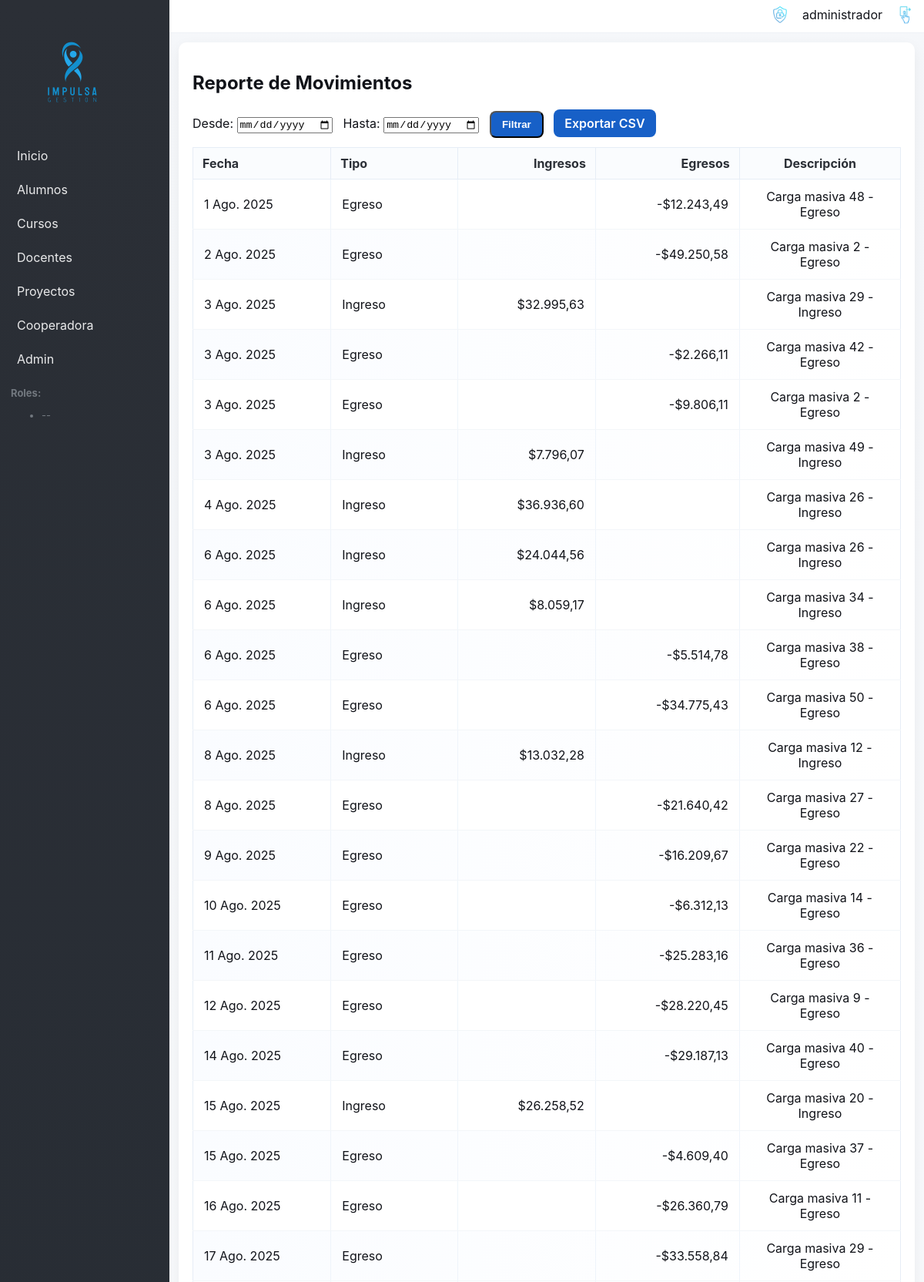
The page /cooperadora/report/ (signed in, upper part) on the database its author committed.
### cooperadora/models.py (models this page shows, shortened)
class Transaction(models.Model):
    INCOME = 'IN'
    EXPENSE = 'EX'
    ADJUSTMENT = 'AJ'
    TYPE_CHOICES = [
        (INCOME, 'Ingreso'),
        (EXPENSE, 'Egreso'),
        (ADJUSTMENT, 'Ajuste'),
    ]
    date = models.DateField()
    type = models.CharField(max_length=2, choices=TYPE_CHOICES)
    amount = models.DecimalField(max_digits=12, decimal_places=2)
    description = models.TextField(blank=True)
    class Meta:
        permissions = [
            ("manage_adjustments", "Can add/change adjustments"),
        ]

### cooperadora/views.py (the view, shortened to what this page needs)
# urls.py: path('report/', views.TransactionReportView.as_view(), name='transaction_report'),
class TransactionReportView(LoginRequiredMixin, PermissionRequiredMixin, View):
    permission_required = 'cooperadora.view_transaction'
    def get(self, request):
        desde = request.GET.get('desde')
        hasta = request.GET.get('hasta')
        fmt = request.GET.get('format')
        qs = Transaction.objects.all().order_by('date')
        errors = []
        if desde:
            d = parse_date(desde)
            if not d:
                errors.append('Fecha "desde" inválida')
            else:
                qs = qs.filter(date__gte=d)
        if hasta:
            h = parse_date(hasta)
            if not h:
                errors.append('Fecha "hasta" inválida')
            else:
                qs = qs.filter(date__lte=h)
        rows = []
        total_income = Decimal('0')
        total_expense = Decimal('0')
        for t in qs:
            amt = t.amount
            income_col = None
            expense_col = None
            if t.type == Transaction.INCOME:
                income_col = amt
                total_income += Decimal(amt)
            elif t.type == Transaction.EXPENSE:
                expense_col = -Decimal(amt)
                total_expense += -Decimal(amt)
            rows.append({
                'date': t.date,
                'type': t.get_type_display(),
                'income': income_col,
                'expense': expense_col,
                'description': t.description or '',
            })
        total_general = total_income + total_expense
        return render(request, 'cooperadora/report.html', {
            'transactions': rows,
            'errors': errors,
            'desde': desde or '',
            'hasta': hasta or '',
            'total_income': total_income,
            'total_expense': total_expense,
            'total_general': total_general,
        })

### cooperadora/templatetags/money_filters.py (called while the page is built)
@register.filter()
def money(value, currency='ARS'):
    try:
        val = float(value)
    except Exception:
        return value
    symbols = {
        'ARS': '$',
        'USD': 'US$'
    }
    symbol = symbols.get(str(currency).upper(), str(currency))
    negative = val < 0
    val = abs(val)
    s = f"{val:,.2f}"
    s = s.replace(',', 'X').replace('.', ',').replace('X', '.')
    if negative:
        return f"-{symbol}{s}"
    return f"{symbol}{s}"

### templates/cooperadora/report.html (shortened to what this page needs)
{% extends 'base.html' %}
{% load money_filters %}
{% block content %}
<h2>Reporte de Movimientos</h2>
<form method="get" class="form-inline">
  <label>Desde: <input type="date" name="desde" value="{{ desde }}"></label>
  <label>Hasta: <input type="date" name="hasta" value="{{ hasta }}"></label>
  <button class="btn" type="submit">Filtrar</button>
  <a class="btn" href="?{% if desde %}desde={{ desde }}&{% endif %}{% if hasta %}hasta={{ hasta }}&{% endif %}format=csv">Exportar CSV</a>
</form>
<div class="table-wrapper">
  <table class="table">
  <thead>
    <tr>
      <th>Fecha</th>
      <th>Tipo</th>
      <th style="text-align:right">Ingresos</th>
      <th style="text-align:right">Egresos</th>
      <th>Descripción</th>
    </tr>
  </thead>
  <tbody>
    {% for r in transactions %}
      <tr>
        <td>{{ r.date }}</td>
        <td>{{ r.type }}</td>
  <td style="text-align:right">{% if r.income %}{{ r.income|money }}{% else %}&nbsp;{% endif %}</td>
  <td style="text-align:right">{% if r.expense %}{{ r.expense|money }}{% else %}&nbsp;{% endif %}</td>
        <td>{{ r.description }}</td>
      </tr>
    {% empty %}
      <tr><td colspan="5">No hay transacciones para el rango seleccionado.</td></tr>
    {% endfor %}
  </tbody>
  </table>
</div>
{% endblock %}

### templates/base.html (shortened to what this page needs)
{% load static %}
<!doctype html>
<html lang="es">
  <head>
  <link rel="stylesheet" href="{% static 'css/site.css' %}?v=2">
  </head>
  <body>
    <div class="layout">
  <aside class="sidebar" id="site-sidebar" aria-hidden="true">
        <div class="sidebar-brand">
          <a href="/"><img src="{% static 'FullLogo_Transparent.png' %}" alt="Impulsa"/></a>
        </div>
        <nav class="sidebar-nav">
          <a href="/">Inicio</a>
          {% if user.is_authenticated and user.is_superuser or user.is_authenticated and 'students.view_student' in user_perms %}
            <a href="/students/">Alumnos</a>
          {% endif %}
          {% if user.is_authenticated and user.is_superuser or user.is_authenticated and 'courses.view_course' in user_perms %}
            <a href="/courses/">Cursos</a>
          {% endif %}
          {% if user.is_authenticated and user.is_superuser or user.is_authenticated and 'teachers.view_teacher' in user_perms %}
            <a href="/teachers/">Docentes</a>
          {% endif %}
          {% if user.is_authenticated and user.is_superuser or user.is_authenticated and 'projects.view_project' in user_perms %}
            <a href="/projects/">Proyectos</a>
          {% endif %}
          {% if user.is_authenticated and user.is_superuser or user.is_authenticated and 'cooperadora.view_transaction' in user_perms %}
            <a href="/cooperadora/">Cooperadora</a>
          {% endif %}
          {% if user.is_superuser %}
            <a href="/admin/">Admin</a>
          {% endif %}
        </nav>
        <div class="sidebar-roles">
          {% if user.is_authenticated %}
            <strong>Roles:</strong>
            <ul>
              {% for r in user_roles %}<li>{{ r }}</li>{% empty %}<li>--</li>{% endfor %}
            </ul>
          {% endif %}
        </div>
      </aside>
      <div class="main-area">
        <header class="topbar">
          <div class="container topbar-inner">
            <div class="top-actions">
              <div class="user-menu">
                  {% if user.is_authenticated %}
                    <div class="user-auth">
                      <img src="{% static 'Acceso_garantizado.png' %}" alt="Acceso garantizado" class="accesso-icon" aria-hidden="true"/>
                      <span class="user-name">{{ user.username }}</span>
                      <a href="{% url 'core:logout' %}" title="Salir" class="logout-link">
                        <img src="{% static 'Salir.png' %}" alt="Salir" class="logout-icon" />
                      </a>
                    </div>
                  {% else %}
                    <a href="{% url 'core:login' %}" title="Ingresar">
                      <img src="{% static 'Accesso.png' %}" alt="Ingresar" class="login-icon" />
                    </a>
                  {% endif %}
                </div>
            </div>
          </div>
        </header>
        <main class="container content-area">
          {% block content %}{% endblock %}
        </main>
      </div>
    </div>
  </body>
</html>

### static/css/site.css (style rules this page uses)
:root { --gray-900:#111319; --gray-700:#2b2f36; --gray-500:#72787f; --blue-800:#0b3d91; --blue-600:#1760c7; --sky-400:#56c3ff; --accent:#56c3ff; --muted:#f5f7fa; }
* { box-sizing:border-box }
body { margin:0; font-family: Inter, system-ui, -apple-system, "Segoe UI", Roboto, "Helvetica Neue", Arial; background: linear-gradient(180deg,var(--muted),#ffffff); color:var(--gray-900); padding-bottom:140px; }
.container { max-width:1100px; margin:0 auto; padding:20px; }
.layout { display:flex;min-height:100vh }
.sidebar { width:220px; background:linear-gradient(180deg,var(--gray-700), #1f2730); color:white; padding:18px 14px; }
.sidebar-brand { padding:12px 0;display:flex;align-items:center;gap:8px }
.sidebar-brand img { height:128px;display:block }
.sidebar-nav { display:flex;flex-direction:column;gap:8px;margin-top:14px }
.sidebar-nav a { color:rgba(255,255,255,0.9);text-decoration:none;padding:8px;border-radius:6px }
.sidebar-roles { margin-top:18px;font-size:13px;color:var(--gray-500) }
.main-area { flex:1;display:flex;flex-direction:column }
.topbar { background:white;border-bottom:1px solid #eef2f6;position:sticky;top:0;z-index:1200 }
.topbar .container { padding-left:12px;padding-right:12px;padding-top:6px;padding-bottom:6px }
.topbar-inner { display:flex;align-items:center;justify-content:space-between;padding:0 }
.top-actions { display:flex;gap:12px;align-items:center }
.user-menu a { display:inline-flex;align-items:center;gap:8px }
.accesso-icon { height:26px;vertical-align:middle;margin-right:8px }
.logout-icon { height:26px;vertical-align:middle;margin-left:8px;filter:brightness(0.9) }
.user-auth { display:inline-flex;align-items:center;gap:8px }
.notif-icon, .login-icon, .bytenco-logo, .accesso-icon, .logout-icon { transition: transform .12s ease, filter .12s ease, opacity .12s ease; will-change: transform, filter, opacity; }
.content-area { background:white;margin:12px;border-radius:10px;padding:18px;box-shadow:0 6px 18px rgba(16,24,40,0.06) }
h1,h2 { color:var(--gray-900) }
.table-wrapper { overflow:auto;-webkit-overflow-scrolling:touch }
.table { width:100%;border-collapse:collapse;margin-top:12px;border:1px solid #e6edf6;background:white }
.table thead th { background:#fafcfe;color:var(--gray-700);font-weight:700;padding:10px 12px;border-bottom:1px solid #e6edf6;border-right:1px solid #e6edf6;text-align:left }
.table thead th:last-child { border-right:0 }
.table tbody td { padding:12px 14px;border-bottom:1px solid #f3f6f9;border-right:1px solid #eef4fb;vertical-align:middle }
.table tbody td:last-child { border-right:0 }
.table th:first-child, .table td:first-child { width:120px }
.table th:nth-child(2), .table td:nth-child(2) { width:110px }
.table th:nth-child(3), .table td:nth-child(3), .table th:nth-child(4), .table td:nth-child(4) { width:120px;text-align:right }
.table th:last-child, .table td:last-child { width:140px;text-align:center }
.table td:nth-child(5) { white-space:normal;max-width:60ch;overflow:hidden;text-overflow:ellipsis }
.table tbody tr:nth-child(even) { background:linear-gradient(90deg, rgba(245,249,255,0.5), rgba(255,255,255,0.5)) }
.btn { display:inline-block; padding:8px 14px; border-radius:8px; background:var(--blue-600); color:white; text-decoration:none; font-weight:600; }

### rows shown on the page
Transaction: date "1 Ago. 2025", description "Carga masiva 48 - Egreso"
Transaction: date "2 Ago. 2025", description "Carga masiva 2 - Egreso"
Transaction: date "3 Ago. 2025", income "$32.995,63", description "Carga masiva 29 - Ingreso"
Transaction: date "3 Ago. 2025", description "Carga masiva 42 - Egreso"
Transaction: date "3 Ago. 2025", description "Carga masiva 2 - Egreso"
Transaction: date "3 Ago. 2025", income "$7.796,07", description "Carga masiva 49 - Ingreso"
Transaction: date "4 Ago. 2025", income "$36.936,60", description "Carga masiva 26 - Ingreso"
Transaction: date "6 Ago. 2025", income "$24.044,56", description "Carga masiva 26 - Ingreso"
Transaction: date "6 Ago. 2025", income "$8.059,17", description "Carga masiva 34 - Ingreso"
Transaction: date "6 Ago. 2025", description "Carga masiva 38 - Egreso"
Transaction: date "6 Ago. 2025", description "Carga masiva 50 - Egreso"
Transaction: date "8 Ago. 2025", income "$13.032,28", description "Carga masiva 12 - Ingreso"
Transaction: date "8 Ago. 2025", description "Carga masiva 27 - Egreso"
Transaction: date "9 Ago. 2025", description "Carga masiva 22 - Egreso"
Transaction: date "10 Ago. 2025", description "Carga masiva 14 - Egreso"
Transaction: date "11 Ago. 2025", description "Carga masiva 36 - Egreso"
Transaction: date "12 Ago. 2025", description "Carga masiva 9 - Egreso"
Transaction: date "14 Ago. 2025", description "Carga masiva 40 - Egreso"
Transaction: date "15 Ago. 2025", income "$26.258,52", description "Carga masiva 20 - Ingreso"
Transaction: date "15 Ago. 2025", description "Carga masiva 37 - Egreso"
Transaction: date "16 Ago. 2025", description "Carga masiva 11 - Egreso"
Transaction: date "17 Ago. 2025", description "Carga masiva 29 - Egreso"

### other values the page prints
{{ user.username }} "administrador"
{{ r.type }} "Egreso" "Egreso" "Ingreso" "Egreso" "Egreso" "Ingreso" "Ingreso" "Ingreso" "Ingreso" "Egreso" "Egreso" "Ingreso" "Egreso" "Egreso" "Egreso" "Egreso" "Egreso" "Egreso" "Ingreso" "Egreso" "Egreso" "Egreso"
{{ r.expense|money }} "-$12.243,49" "-$49.250,58" "-$2.266,11" "-$9.806,11" "-$5.514,78" "-$34.775,43" "-$21.640,42" "-$16.209,67" "-$6.312,13" "-$25.283,16" "-$28.220,45" "-$29.187,13" "-$4.609,40" "-$26.360,79" "-$33.558,84"
